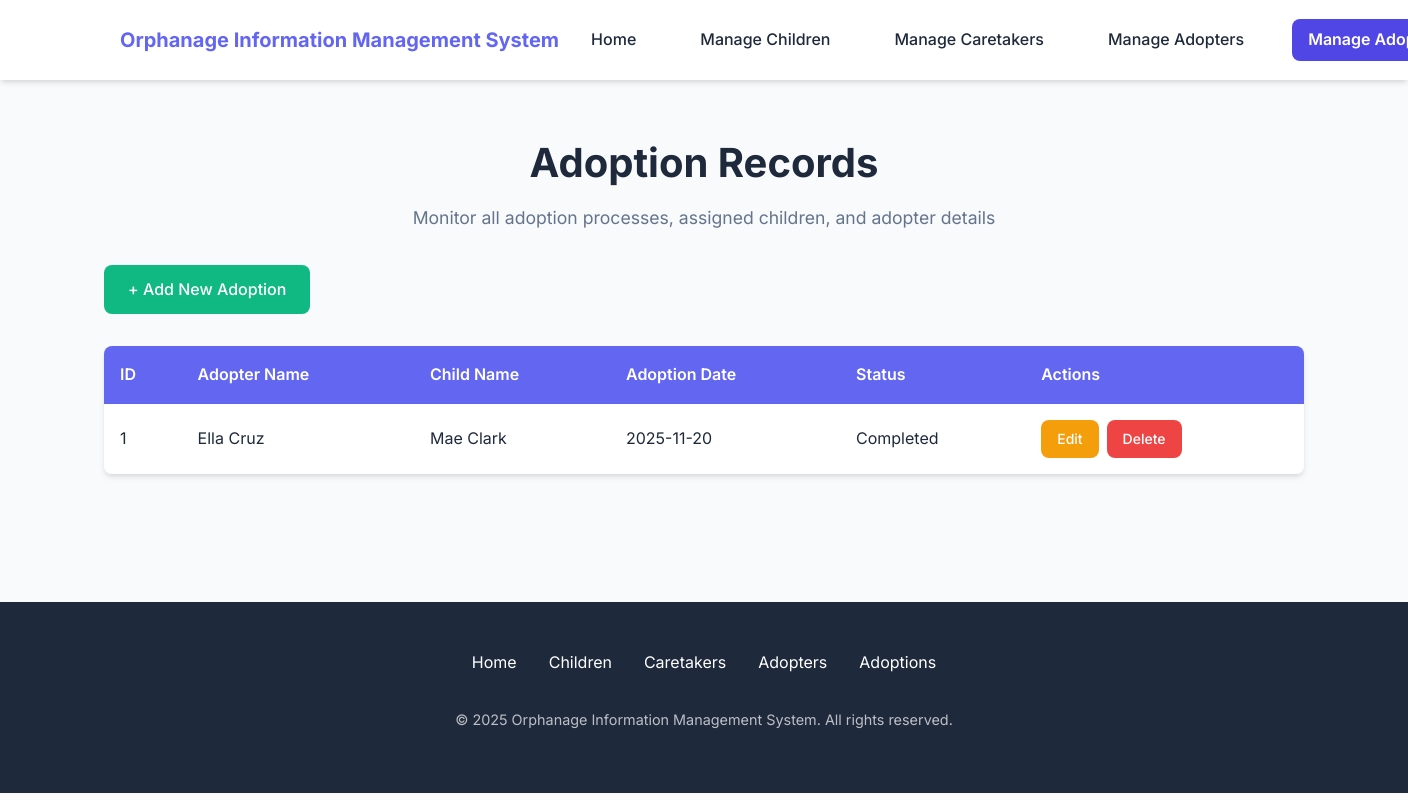
The page /adoption (signed in) on the database its author committed.
### tables this page shows
CREATE TABLE adoptions (Ad_id INTEGER PRIMARY KEY AUTOINCREMENT, A_id INTEGER REFERENCES adopters (A_id) ON DELETE RESTRICT ON UPDATE RESTRICT, Ch_id INTEGER REFERENCES children (Ch_id) ON DELETE RESTRICT ON UPDATE RESTRICT, adoption_date TEXT (100), status TEXT (50));

CREATE TABLE adopters (A_id INTEGER PRIMARY KEY AUTOINCREMENT, full_name TEXT (100), gender TEXT (50), dob TEXT (100), address TEXT (100), c_number TEXT (50), occupation TEXT (100), m_status TEXT (50), a_reason TEXT (10000), date_applied REAL (100), status TEXT (50), age INTEGER);

CREATE TABLE children (Ch_id INTEGER PRIMARY KEY AUTOINCREMENT, name TEXT (100), age INTEGER, gender TEXT (50), health_status TEXT (50), admission_date TEXT (100), caretaker_id INTEGER REFERENCES caretakers (Ct_id) ON DELETE RESTRICT ON UPDATE RESTRICT);

### app.py (the view)
@app.route('/adoption')
@login_required
def adoptions():
    conn = get_db_connection()
    adoptions = conn.execute('''
        SELECT ad.Ad_id, ad.adoption_date, ad.status,
               a.full_name AS adopter_name, c.name AS child_name
        FROM adoptions ad
        JOIN adopters a ON ad.A_id = a.A_id
        JOIN children c ON ad.Ch_id = c.Ch_id
    ''').fetchall()
    conn.close()
    return render_template('adoption.html', adoptions=adoptions)

### app.py (called while the page is built)
def get_db_connection():
    conn = sqlite3.connect(DB_PATH)
    conn.row_factory = sqlite3.Row
    return conn

def login_required(f):
    @wraps(f)
    def decorated_function(*args, **kwargs):
        if 'logged_in' not in session:
            flash('Please log in to access this page.', 'warning')
            return redirect(url_for('intro'))
        return f(*args, **kwargs)
    return decorated_function

### templates/adoption.html (shortened to what this page needs)
<!DOCTYPE html>
<html lang="en">
<head>
  <link rel="stylesheet" href="{{ url_for('static', filename='style.css') }}">
</head>
<body>
  <nav>
    <div class="nav-container">
      <a href="/home" class="logo">Orphanage Information Management System</a>
      <div class="nav-links">
        <a href="/home">Home</a>
        <a href="/children">Manage Children</a>
        <a href="/caretakers">Manage Caretakers</a>
        <a href="/adopters">Manage Adopters</a>
        <a href="/adoption" class="active">Manage Adoptions</a>
      </div>
    </div>
  </nav>
  <div class="container">
    <h1 class="text-center">Adoption Records</h1>
    <p class="subtitle text-center">Monitor all adoption processes, assigned children, and adopter details</p>
    <div class="mb-4">
      <a href="/add_adoption" class="btn btn-secondary">+ Add New Adoption</a>
    </div>
    <div class="table-container">
      <table>
        <thead>
          <tr>
            <th>ID</th>
            <th>Adopter Name</th>
            <th>Child Name</th>
            <th>Adoption Date</th>
            <th>Status</th>
            <th>Actions</th>
          </tr>
        </thead>
        <tbody>
          {% for adoption in adoptions %}
          <tr>
            <td>{{ adoption.Ad_id }}</td>
            <td>{{ adoption.adopter_name }}</td>
            <td>{{ adoption.child_name }}</td>
            <td>{{ adoption.adoption_date }}</td>
            <td>{{ adoption.status }}</td>
            <td>
              <div class="btn-group">
                <a href="{{ url_for('edit_adoption', id=adoption.Ad_id) }}" class="btn btn-warning btn-sm">Edit</a>
                <a href="/delete_adoption/{{ adoption.Ad_id }}" class="btn btn-danger btn-sm" onclick="return confirm('Are you sure you want to delete this record?')">Delete</a>
              </div>
            </td>
          </tr>
          {% endfor %}
        </tbody>
      </table>
    </div>
  </div>
  <footer>
    <div class="footer-content">
      <div class="footer-links">
        <a href="/home">Home</a>
        <a href="/children">Children</a>
        <a href="/caretakers">Caretakers</a>
        <a href="/adopters">Adopters</a>
        <a href="/adoption">Adoptions</a>
      </div>
      <p class="copyright">&copy; 2025 Orphanage Information Management System. All rights reserved.</p>
    </div>
  </footer>
</body>
</html>

### static/style.css (style rules this page uses)
:root { --primary: #6366f1; --primary-dark: #4f46e5; --secondary: #10b981; --secondary-dark: #059669; --danger: #ef4444; --danger-dark: #dc2626; --warning: #f59e0b; --warning-dark: #d97706; --text: #1e293b; --text-light: #64748b; --bg-light: #f8fafc; --bg-white: #ffffff; --shadow: 0 4px 6px -1px rgba(0, 0, 0, 0.1), 0 2px 4px -1px rgba(0, 0, 0, 0.06); --shadow-lg: 0 10px 15px -3px rgba(0, 0, 0, 0.1), 0 4px 6px -2px rgba(0, 0, 0, 0.05); --radius: 8px; --transition: all 0.3s ease; }
body { font-family: 'Inter', 'Segoe UI', system-ui, -apple-system, sans-serif; background-color: var(--bg-light); color: var(--text); margin: 0; padding: 0; line-height: 1.6; }
.container { max-width: 1200px; margin: 0 auto; padding: 2rem 1rem; }
h1, h2, h3 { font-weight: 700; line-height: 1.2; margin-bottom: 1rem; color: var(--text); }
h1 { font-size: 2.5rem; }
.subtitle { color: var(--text-light); margin-bottom: 2rem; font-size: 1.1rem; }
nav { background-color: var(--bg-white); box-shadow: var(--shadow); padding: 1rem 2rem; position: sticky; top: 0; z-index: 100; }
.nav-container { display: flex; justify-content: space-between; align-items: center; max-width: 1200px; margin: 0 auto; white-space: nowrap; }
.logo { font-size: 1.25rem; font-weight: 700; color: var(--primary); text-decoration: none; white-space: nowrap; }
.nav-links { display: flex; align-items: center; gap: 2rem; }
nav a { color: var(--text); text-decoration: none; font-weight: 500; padding: 0.5rem 1rem; border-radius: var(--radius); transition: var(--transition); }
nav a.active { background-color: var(--primary-dark); color: white; font-weight: 600; }
.table-container { overflow-x: auto; margin: 2rem 0; border-radius: var(--radius); box-shadow: var(--shadow); }
table { width: 100%; border-collapse: collapse; background: var(--bg-white); overflow: hidden; }
th { background: var(--primary); color: white; padding: 1rem; text-align: left; font-weight: 600; }
td { padding: 1rem; border-bottom: 1px solid rgba(0,0,0,0.05); }
tr:last-child td { border-bottom: none; }
.btn { display: inline-block; background: var(--primary); color: white; padding: 0.75rem 1.5rem; border-radius: var(--radius); text-decoration: none; font-weight: 500; border: none; cursor: pointer; transition: var(--transition); font-size: 1rem; }
.btn-secondary { background: var(--secondary); }
.btn-danger { background: var(--danger); }
.btn-warning { background: var(--warning); }
.btn-sm { padding: 0.5rem 1rem; font-size: 0.875rem; }
.btn-group { display: flex; gap: 0.5rem; }
footer { background: var(--text); color: white; padding: 3rem 1rem; text-align: center; margin-top: 4rem; }
.footer-content { max-width: 1200px; margin: 0 auto; }
.footer-links { display: flex; justify-content: center; gap: 2rem; margin-bottom: 2rem; }
.footer-links a { color: white; text-decoration: none; transition: var(--transition); }
.copyright { opacity: 0.7; font-size: 0.9rem; }
.text-center { text-align: center; }
.mb-4 { margin-bottom: 2rem; }

### rows shown on the page
adoptions: Ad_id "1", adopter_name "Ella Cruz", child_name "Mae Clark", adoption_date "2025-11-20", status "Completed"
